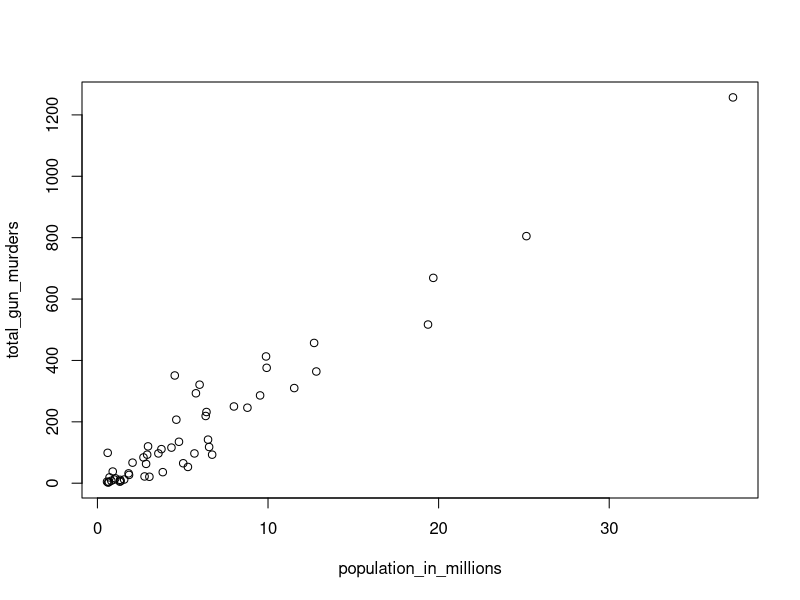
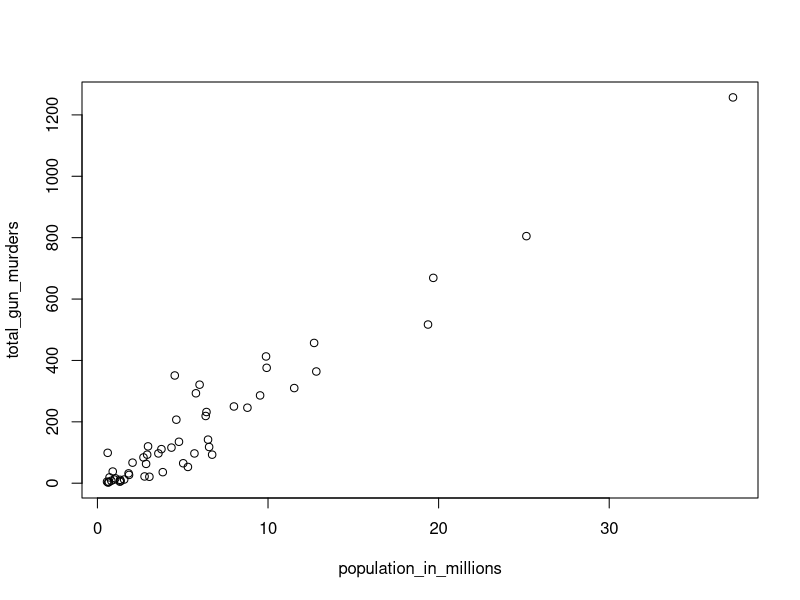
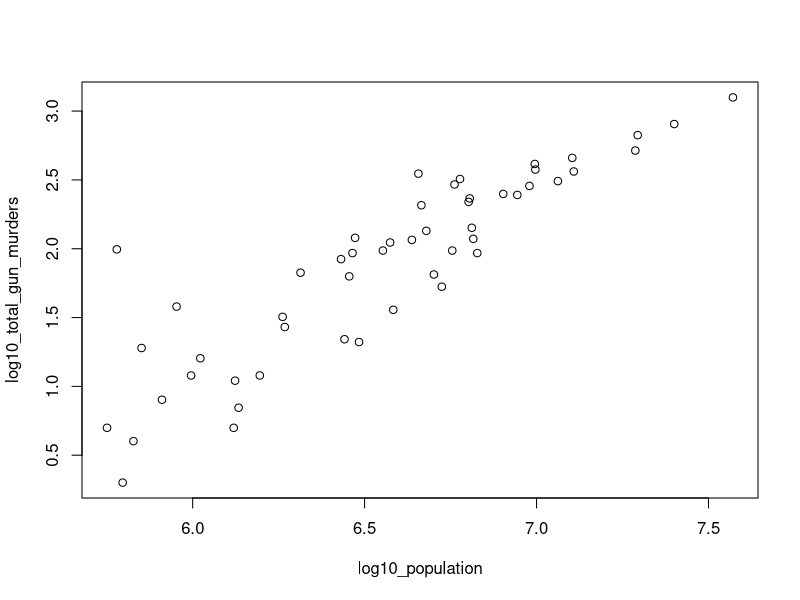

Reproduce these figures in R, in order. (Note: this script raises an error after producing the figures.)
## ---- chunk 1
library(dslabs)
data(murders)
population_in_millions <- murders$population/10^6
total_gun_murders <- murders$total
plot(population_in_millions, total_gun_murders)
## ---- chunk 2
library(dslabs)
data(murders)
## ---- chunk 3
# Load the datasets and define some variables
library(dslabs)
data(murders)
population_in_millions <- murders$population/10^6
total_gun_murders <- murders$total
plot(population_in_millions, total_gun_murders)

# Transform population using `log10` transformation

# Transform total gun murders using `log10` transformation

# Create a scatterplot with population and murders 

## ---- chunk 4
# Transform population using `log10` transformation
log10_population<- log10(murders$population)

# Transform total gun murders using `log10` transformation
log10_total_gun_murders <- log10(murders$total)

# Create a scatterplot with population and murders 
plot(log10_population, log10_total_gun_murders)

## ---- chunk 5
test_object("log10_population", undefined_msg = "Define log10_population first.", incorrect_msg = "Transform variable using log10.")
test_object("log10_total_gun_murders", undefined_msg = "Define log10_total_gun_murders first.", incorrect_msg = "Transform variable using log10.")
test_function("plot", incorrect_msg = "Scatter population on murders.")
test_error()
success_msg("Doesn't that plot look neat!")
## ---- chunk 6
library(dslabs)
data(murders)
## ---- chunk 7
# Store the population in millions (same as previous question)
population_in_millions <- murders$population/10^6


# Create a histogram of the population 

## ---- chunk 8
# Store the population in millions (same as previous question)
population_in_millions <- murders$population/10^6

# Create a histogram of the population 
hist(population_in_millions)

## ---- chunk 9
test_error()
test_object("population_in_millions", undefined_msg = "Define the population first.", incorrect_msg = "Check code!")
test_function("hist", incorrect_msg = "Check code again.")
success_msg("We got a histogram! Awesome!")
## ---- chunk 10
library(dslabs)
## ---- chunk 11
# Create a boxplot of state populations by region and specify dataset 

## ---- chunk 12
# Create a boxplot of state populations by region and specify dataset 
boxplot(population~region, data = murders)

## ---- chunk 13
test_error()
test_function("boxplot", incorrect_msg = "Check code. use ~ sign and include dataset.")
success_msg("Great job! Now you've learnt all three basic types of plots in R!")
